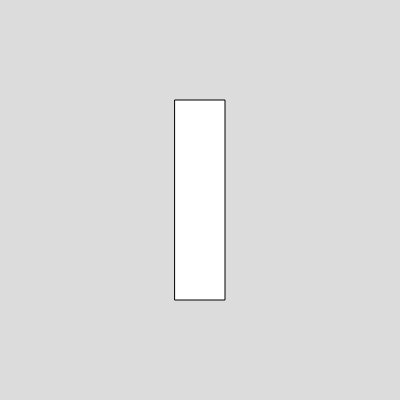
Frame 1 (no input)
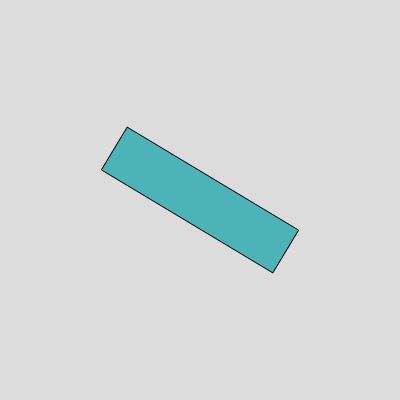
Frame 60 (no input)
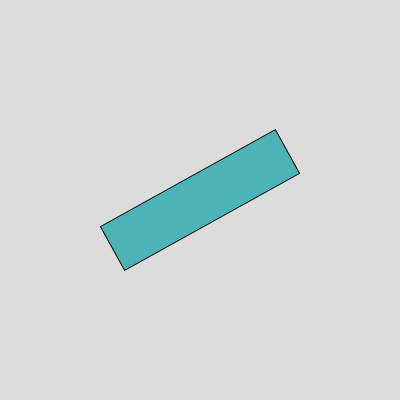
Frame 120 (the mouse pressed at the canvas centre since frame 60)

The p5.js sketch that drew these frames (run headless with seeded random() and noise() and a simulated clock; from frame 60 on, the mouse is pressed at the canvas centre):

// p5.js sketch
// ── sketch.js
let angle = 0;

function setup() {
    createCanvas(400, 400);
    rectMode(CENTER);
    angleMode(DEGREES);
}

function draw() {
    background(220);
    translate(width / 2, height / 2);
    rotate(angle);
    rect(0, 0, 50, 200);
    fill(76, 180, 183);
    angle -= 1;
}
